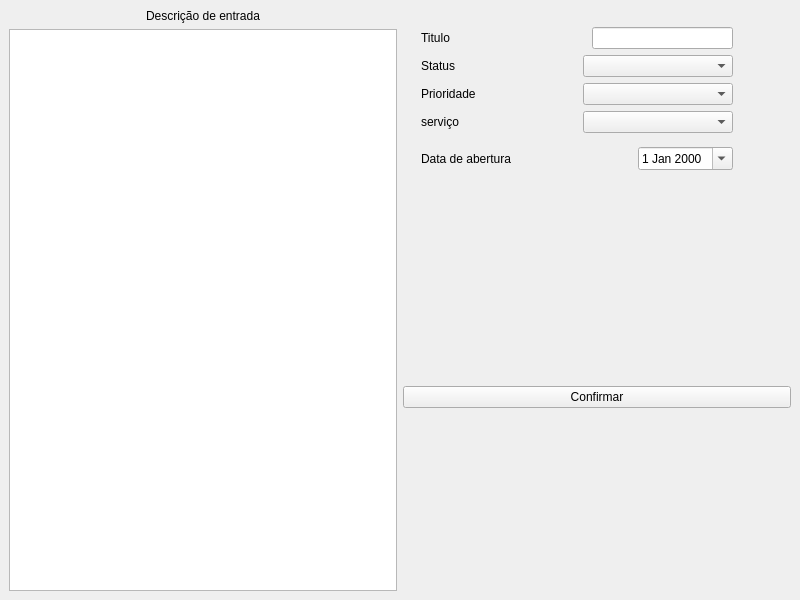
<?xml version="1.0" encoding="UTF-8"?>
<ui version="4.0">
 <class>AbrirChamado</class>
 <widget class="QMainWindow" name="AbrirChamado">
  <property name="geometry">
   <rect>
    <x>0</x>
    <y>0</y>
    <width>800</width>
    <height>600</height>
   </rect>
  </property>
  <property name="windowTitle">
   <string>ABRIR</string>
  </property>
  <widget class="QWidget" name="centralwidget">
   <layout class="QGridLayout" name="gridLayout_2">
    <item row="0" column="0" rowspan="4">
     <layout class="QVBoxLayout" name="verticalLayout">
      <item>
       <widget class="QLabel" name="label">
        <property name="text">
         <string>Descrição de entrada</string>
        </property>
        <property name="alignment">
         <set>Qt::AlignmentFlag::AlignCenter</set>
        </property>
       </widget>
      </item>
      <item>
       <widget class="QTextEdit" name="TEdescricao">
        <property name="minimumSize">
         <size>
          <width>0</width>
          <height>149</height>
         </size>
        </property>
        <property name="windowTitle">
         <string>Abrir</string>
        </property>
       </widget>
      </item>
     </layout>
    </item>
    <item row="0" column="1">
     <widget class="QWidget" name="widget" native="true">
      <layout class="QGridLayout" name="gridLayout">
       <item row="0" column="0">
        <widget class="QWidget" name="widget_2" native="true">
         <layout class="QVBoxLayout" name="verticalLayout_2">
          <item>
           <layout class="QHBoxLayout" name="horizontalLayout_5">
            <property name="spacing">
             <number>0</number>
            </property>
            <property name="leftMargin">
             <number>0</number>
            </property>
            <property name="topMargin">
             <number>0</number>
            </property>
            <property name="rightMargin">
             <number>0</number>
            </property>
            <property name="bottomMargin">
             <number>0</number>
            </property>
            <item>
             <widget class="QLabel" name="label_10">
              <property name="maximumSize">
               <size>
                <width>50</width>
                <height>16777215</height>
               </size>
              </property>
              <property name="text">
               <string>Titulo</string>
              </property>
              <property name="alignment">
               <set>Qt::AlignmentFlag::AlignCenter</set>
              </property>
             </widget>
            </item>
            <item>
             <spacer name="horizontalSpacer_6">
              <property name="orientation">
               <enum>Qt::Orientation::Horizontal</enum>
              </property>
              <property name="sizeType">
               <enum>QSizePolicy::Policy::MinimumExpanding</enum>
              </property>
              <property name="sizeHint" stdset="0">
               <size>
                <width>5</width>
                <height>5</height>
               </size>
              </property>
             </spacer>
            </item>
            <item>
             <widget class="QLineEdit" name="edtTitulo"/>
            </item>
            <item>
             <spacer name="horizontalSpacer">
              <property name="orientation">
               <enum>Qt::Orientation::Horizontal</enum>
              </property>
              <property name="sizeType">
               <enum>QSizePolicy::Policy::Minimum</enum>
              </property>
              <property name="sizeHint" stdset="0">
               <size>
                <width>40</width>
                <height>20</height>
               </size>
              </property>
             </spacer>
            </item>
           </layout>
          </item>
          <item>
           <layout class="QHBoxLayout" name="horizontalLayout_8">
            <item>
             <widget class="QLabel" name="label_12">
              <property name="maximumSize">
               <size>
                <width>50</width>
                <height>16777215</height>
               </size>
              </property>
              <property name="text">
               <string>Status</string>
              </property>
              <property name="alignment">
               <set>Qt::AlignmentFlag::AlignCenter</set>
              </property>
             </widget>
            </item>
            <item>
             <spacer name="horizontalSpacer_9">
              <property name="orientation">
               <enum>Qt::Orientation::Horizontal</enum>
              </property>
              <property name="sizeType">
               <enum>QSizePolicy::Policy::MinimumExpanding</enum>
              </property>
              <property name="sizeHint" stdset="0">
               <size>
                <width>40</width>
                <height>20</height>
               </size>
              </property>
             </spacer>
            </item>
            <item>
             <widget class="QComboBox" name="CBStatus">
              <property name="minimumSize">
               <size>
                <width>150</width>
                <height>0</height>
               </size>
              </property>
              <property name="maximumSize">
               <size>
                <width>150</width>
                <height>16777215</height>
               </size>
              </property>
             </widget>
            </item>
            <item>
             <spacer name="horizontalSpacer_2">
              <property name="orientation">
               <enum>Qt::Orientation::Horizontal</enum>
              </property>
              <property name="sizeType">
               <enum>QSizePolicy::Policy::Minimum</enum>
              </property>
              <property name="sizeHint" stdset="0">
               <size>
                <width>40</width>
                <height>20</height>
               </size>
              </property>
             </spacer>
            </item>
           </layout>
          </item>
          <item>
           <layout class="QHBoxLayout" name="horizontalLayout_4">
            <item>
             <widget class="QLabel" name="label_3">
              <property name="text">
               <string>Prioridade</string>
              </property>
             </widget>
            </item>
            <item>
             <spacer name="horizontalSpacer_5">
              <property name="orientation">
               <enum>Qt::Orientation::Horizontal</enum>
              </property>
              <property name="sizeType">
               <enum>QSizePolicy::Policy::MinimumExpanding</enum>
              </property>
              <property name="sizeHint" stdset="0">
               <size>
                <width>40</width>
                <height>20</height>
               </size>
              </property>
             </spacer>
            </item>
            <item>
             <widget class="QComboBox" name="CBprioridade">
              <property name="minimumSize">
               <size>
                <width>150</width>
                <height>0</height>
               </size>
              </property>
              <property name="maximumSize">
               <size>
                <width>150</width>
                <height>16777215</height>
               </size>
              </property>
             </widget>
            </item>
            <item>
             <spacer name="horizontalSpacer_3">
              <property name="orientation">
               <enum>Qt::Orientation::Horizontal</enum>
              </property>
              <property name="sizeType">
               <enum>QSizePolicy::Policy::Minimum</enum>
              </property>
              <property name="sizeHint" stdset="0">
               <size>
                <width>40</width>
                <height>20</height>
               </size>
              </property>
             </spacer>
            </item>
           </layout>
          </item>
          <item>
           <layout class="QHBoxLayout" name="horizontalLayout_9">
            <item>
             <widget class="QLabel" name="label_8">
              <property name="text">
               <string>serviço</string>
              </property>
             </widget>
            </item>
            <item>
             <spacer name="horizontalSpacer_14">
              <property name="orientation">
               <enum>Qt::Orientation::Horizontal</enum>
              </property>
              <property name="sizeType">
               <enum>QSizePolicy::Policy::MinimumExpanding</enum>
              </property>
              <property name="sizeHint" stdset="0">
               <size>
                <width>40</width>
                <height>20</height>
               </size>
              </property>
             </spacer>
            </item>
            <item>
             <widget class="QComboBox" name="CBservico_3">
              <property name="minimumSize">
               <size>
                <width>150</width>
                <height>0</height>
               </size>
              </property>
              <property name="maximumSize">
               <size>
                <width>150</width>
                <height>16777215</height>
               </size>
              </property>
             </widget>
            </item>
            <item>
             <spacer name="horizontalSpacer_15">
              <property name="orientation">
               <enum>Qt::Orientation::Horizontal</enum>
              </property>
              <property name="sizeType">
               <enum>QSizePolicy::Policy::Minimum</enum>
              </property>
              <property name="sizeHint" stdset="0">
               <size>
                <width>40</width>
                <height>20</height>
               </size>
              </property>
             </spacer>
            </item>
           </layout>
          </item>
          <item>
           <layout class="QHBoxLayout" name="horizontalLayout">
            <item>
             <widget class="QLabel" name="label_4">
              <property name="text">
               <string>Data de abertura</string>
              </property>
             </widget>
            </item>
            <item>
             <spacer name="horizontalSpacer_11">
              <property name="orientation">
               <enum>Qt::Orientation::Horizontal</enum>
              </property>
              <property name="sizeType">
               <enum>QSizePolicy::Policy::MinimumExpanding</enum>
              </property>
              <property name="sizeHint" stdset="0">
               <size>
                <width>74</width>
                <height>40</height>
               </size>
              </property>
             </spacer>
            </item>
            <item>
             <widget class="QDateEdit" name="dateEdit">
              <property name="calendarPopup">
               <bool>true</bool>
              </property>
             </widget>
            </item>
            <item>
             <spacer name="horizontalSpacer_4">
              <property name="orientation">
               <enum>Qt::Orientation::Horizontal</enum>
              </property>
              <property name="sizeType">
               <enum>QSizePolicy::Policy::Minimum</enum>
              </property>
              <property name="sizeHint" stdset="0">
               <size>
                <width>40</width>
                <height>20</height>
               </size>
              </property>
             </spacer>
            </item>
           </layout>
          </item>
         </layout>
        </widget>
       </item>
      </layout>
     </widget>
    </item>
    <item row="1" column="1">
     <spacer name="verticalSpacer">
      <property name="orientation">
       <enum>Qt::Orientation::Vertical</enum>
      </property>
      <property name="sizeHint" stdset="0">
       <size>
        <width>20</width>
        <height>168</height>
       </size>
      </property>
     </spacer>
    </item>
    <item row="2" column="1">
     <widget class="QPushButton" name="pushButton">
      <property name="text">
       <string>Confirmar</string>
      </property>
     </widget>
    </item>
    <item row="3" column="1">
     <spacer name="verticalSpacer_2">
      <property name="orientation">
       <enum>Qt::Orientation::Vertical</enum>
      </property>
      <property name="sizeHint" stdset="0">
       <size>
        <width>20</width>
        <height>168</height>
       </size>
      </property>
     </spacer>
    </item>
   </layout>
  </widget>
 </widget>
 <resources/>
 <connections/>
</ui>
